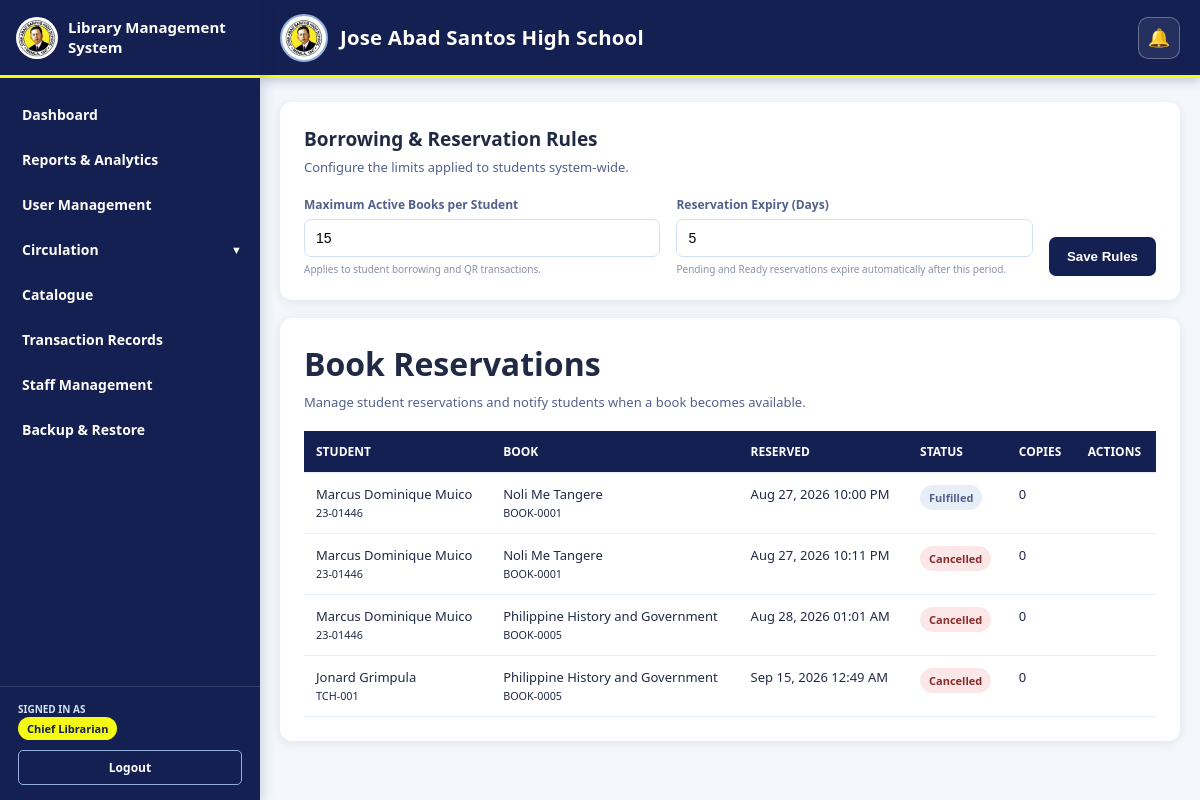
The page /admin/reservations.php (signed in) on the database as committed earlier.
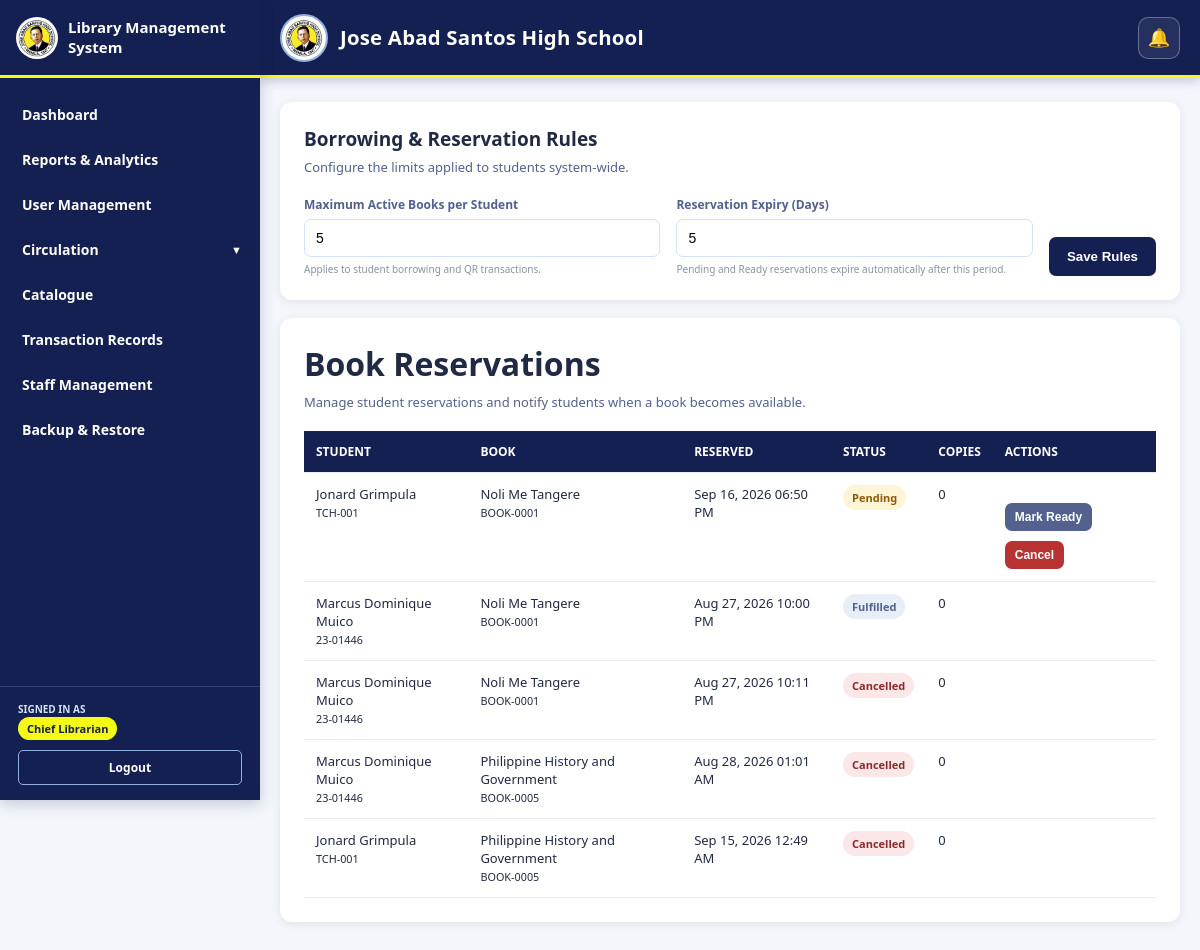
The same page on the database as committed later.
### tables this page shows
CREATE TABLE `library_settings` (
  `setting_key` varchar(100) NOT NULL,
  `setting_value` varchar(255) NOT NULL,
  `updated_at` timestamp NOT NULL DEFAULT CURRENT_TIMESTAMP ON UPDATE CURRENT_TIMESTAMP
);

CREATE TABLE `book_reservations` (
  `reservation_id` bigint UNSIGNED NOT NULL,
  `student_id` int DEFAULT NULL,
  `teacher_id` int DEFAULT NULL,
  `book_id` int NOT NULL,
  `status` enum('pending','ready','fulfilled','cancelled') NOT NULL DEFAULT 'pending',
  `reserved_at` datetime NOT NULL DEFAULT CURRENT_TIMESTAMP,
  `ready_at` datetime DEFAULT NULL,
  `fulfilled_at` datetime DEFAULT NULL,
  `cancelled_at` datetime DEFAULT NULL,
  `notes` varchar(500) DEFAULT NULL
);

CREATE TABLE `books` (
  `book_id` int NOT NULL,
  `title` varchar(255) NOT NULL,
  `author` varchar(255) NOT NULL,
  `co_authors` text,
  `place_of_publication` varchar(255) DEFAULT NULL,
  `publication_date` date DEFAULT NULL,
  `book_number` varchar(100) NOT NULL,
  `book_pages` int NOT NULL,
  `source_of_funds` varchar(255) DEFAULT NULL,
  `cost_price` decimal(10,2) DEFAULT NULL,
  `publisher` varchar(255) DEFAULT NULL,
  `edition` varchar(100) DEFAULT NULL,
  `volumes` varchar(100) DEFAULT NULL,
  `class` varchar(100) DEFAULT NULL,
  `type_of_material` varchar(100) DEFAULT NULL,
  `location_collection` varchar(255) DEFAULT NULL,
  `library_building` varchar(150) DEFAULT NULL,
  `shelf_number` varchar(100) DEFAULT NULL,
  `library_section` varchar(150) DEFAULT NULL,
  `qr_code` varchar(255) NOT NULL,
  `book_status` enum('available','out_of_stock','damaged','lost') NOT NULL DEFAULT 'available',
  `book_condition` varchar(20) NOT NULL DEFAULT 'New',
  `is_archived` tinyint(1) NOT NULL DEFAULT '0',
  `archived_at` datetime DEFAULT NULL,
  `archived_by` int DEFAULT NULL,
  `total_copies` int NOT NULL DEFAULT '1',
  `available_copies` int NOT NULL DEFAULT '1',
  `borrowed_copies` int NOT NULL DEFAULT '0',
  `lost_copies` int NOT NULL DEFAULT '0',
  `damaged_copies` int NOT NULL DEFAULT '0',
  `created_at` timestamp NOT NULL DEFAULT CURRENT_TIMESTAMP,
  `updated_at` timestamp NOT NULL DEFAULT CURRENT_TIMESTAMP ON UPDATE CURRENT_TIMESTAMP
);

### includes/library_rules.php (called while the page is built, shortened)
<?php
function ensureLibraryRulesTable(mysqli $conn): void
{
    static $done = false;
    if ($done) return;
    $done = true;
}
function getLibraryRule(mysqli $conn, string $key, int $default): int
{
    $stmt = $conn->prepare("SELECT setting_value FROM library_settings WHERE setting_key=? LIMIT 1");
    $stmt->bind_param('s', $key);
    $stmt->execute();
    $row = $stmt->get_result()->fetch_assoc();
    $value = isset($row['setting_value']) ? (int)$row['setting_value'] : $default;
    return $value > 0 ? $value : $default;
}
?>

### admin/reservations.php (the view, shortened to what this page needs)
<?php
require_once __DIR__ . '/../db.php';
require_once __DIR__ . '/../includes/library_rules.php';
function h($v) { return htmlspecialchars((string)($v ?? ''), ENT_QUOTES, 'UTF-8'); }
$max_active_books = getLibraryRule($conn, 'max_active_books_per_student', 3);
$reservation_expiry_days = getLibraryRule($conn, 'reservation_expiry_days', 3);
$reservations=[];
$sql="SELECT r.reservation_id, r.status, r.reserved_at, r.ready_at,
                  COALESCE(s.student_no, t.teacher_no) AS borrower_no,
                  COALESCE(s.full_name, t.full_name) AS full_name,
                  COALESCE(s.email, t.email) AS email,
                  CASE WHEN r.teacher_id IS NULL THEN 'Student' ELSE 'Teacher' END AS borrower_type,
                  b.title, b.book_number, b.available_copies
      FROM book_reservations r
              LEFT JOIN students s ON s.student_id=r.student_id
              LEFT JOIN teachers t ON t.teacher_id=r.teacher_id
      JOIN books b ON b.book_id=r.book_id
      ORDER BY FIELD(r.status,'ready','pending','fulfilled','cancelled'), r.reserved_at ASC";
$result=$conn->query($sql);
if($result) while($row=$result->fetch_assoc()) $reservations[]=$row;
?>
<!DOCTYPE html>
<html lang="en">
<head>
</head>
<body>
<?php include __DIR__.'/../navbar.php'; ?>
<?php include __DIR__.'/../header.php'; ?>
<div class="container">
<div class="card rules-card">
<h2>Borrowing &amp; Reservation Rules</h2>
<div class="muted">Configure the limits applied to students system-wide.</div>
<form method="POST" class="rules-form">
<div class="rules-field">
<label for="max_active_books_per_student">Maximum Active Books per Student</label>
<input type="number" id="max_active_books_per_student" name="max_active_books_per_student" min="1" max="20" value="<?php echo (int)$max_active_books; ?>" required>
<small>Applies to student borrowing and QR transactions.</small>
</div>
<div class="rules-field">
<label for="reservation_expiry_days">Reservation Expiry (Days)</label>
<input type="number" id="reservation_expiry_days" name="reservation_expiry_days" min="1" max="30" value="<?php echo (int)$reservation_expiry_days; ?>" required>
<small>Pending and Ready reservations expire automatically after this period.</small>
</div>
<div class="rules-actions"><button class="save-rules-btn" type="submit">Save Rules</button></div>
</form>
</div>
<div class="card">
<h1>Book Reservations</h1>
<div class="muted">Manage student reservations and notify students when a book becomes available.</div>
<div class="table-wrap">
<table>
<thead><tr><th>Student</th><th>Book</th><th>Reserved</th><th>Status</th><th>Copies</th><th>Actions</th></tr></thead>
<tbody>
<?php foreach($reservations as $r): ?>
<tr>
<td><?php echo h($r['full_name']); ?><br><small><?php echo h($r['borrower_no']); ?></small></td>
<td><?php echo h($r['title']); ?><br><small><?php echo h($r['book_number']); ?></small></td>
<td><?php echo h(date('M d, Y h:i A',strtotime($r['reserved_at']))); ?></td>
<td><span class="badge <?php echo h($r['status']); ?>"><?php echo h(ucfirst($r['status'])); ?></span></td>
<td><?php echo (int)$r['available_copies']; ?></td>
<td><div class="actions">
<?php if($r['status']==='pending'): ?>
<form method="POST"><button class="ready-btn" type="submit">Mark Ready</button></form>
<?php elseif($r['status']==='ready'): ?>
<form method="POST"><?php echo csrfField(); ?><input type="hidden" name="action" value="fulfill"><input type="hidden" name="reservation_id" value="<?php echo (int)$r['reservation_id']; ?>"><button class="fulfill-btn" type="submit">Fulfill</button></form>
<?php endif; ?>
<?php if(in_array($r['status'],['pending','ready'],true)): ?>
<form method="POST"><button class="cancel-btn" type="submit">Cancel</button></form>
<?php endif; ?>
</div></td>
</tr>
<?php endforeach; ?>
</tbody>
</table>
</div>
</div></div>
</body></html>

Rows that differ between the two databases and show on the page:
changed library_settings (number 1 of 2 on the later page): max_active_books_per_student "15" → "5"
added book_reservations: full_name "Jonard Grimpula", borrower_no "TCH-001", book.title "Noli Me Tangere", book.book_number "BOOK-0001", reserved_at "Sep 16, 2026 06:50 PM", status "Pending", book.available_copies "0"
